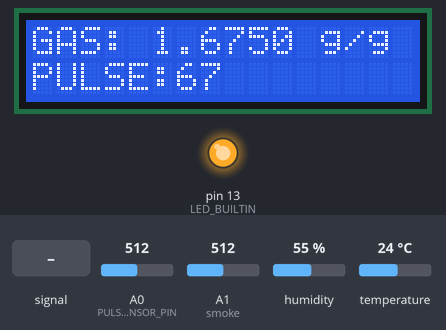
Bench run of a sketch on a simulated Arduino Uno, built with avr-gcc and run on an emulated ATmega328P. Parts: 16×2 character LCD, output pins drawn as LEDs (lit = HIGH). The inputs (shaded band) are chosen by the test bench; at power-on: humidity 55 %, A0 (PULSE_SENSOR_PIN) = 512, A1 (smoke) = 512, temperature 24 °C. The modem accepts every AT command (registered, SIM ready, sends succeed) and sends nothing else; what the sketch prints to the serial monitor is not drawn.

Above: at 2.3 s.
2.4 s: A0 (PULSE_SENSOR_PIN) fed a 1000 Hz sine of ±255 counts around its level
At 11.3 s:
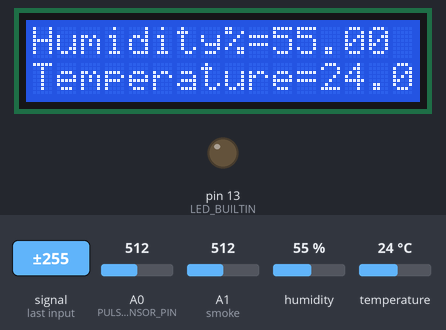
11.5 s: humidity set to 22 %
At 16.1 s:
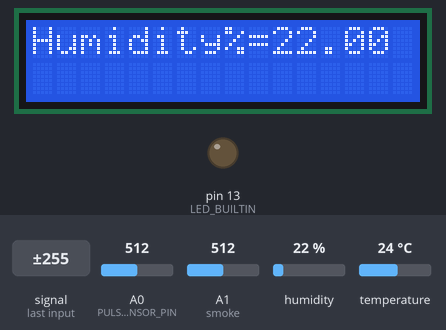
17.7 s: A0 (PULSE_SENSOR_PIN) set to 716
At 19.2 s:
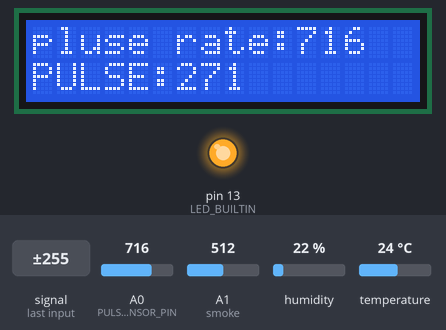
20.9 s: A1 (smoke) set to 716
At 25.9 s:
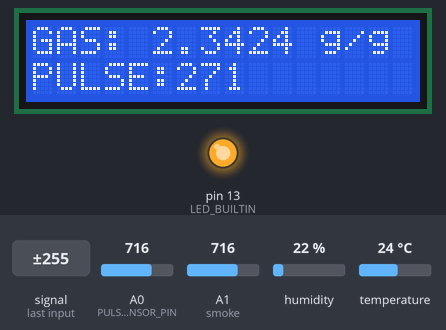
28.7 s: temperature set to 12 °C
At 33.8 s:
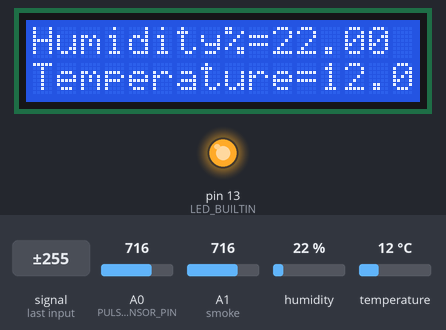
37.1 s: A0 (PULSE_SENSOR_PIN) fed a 200 Hz sine of ±81 counts around its level
At 43.9 s:
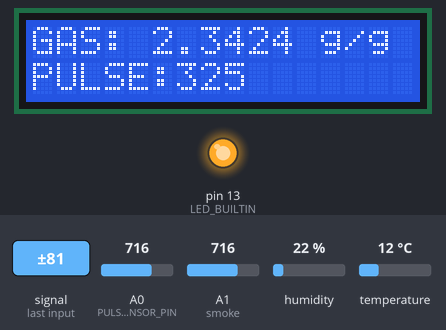
Timing chart, 0 to 45.0 s (numbered marks = the images above; inputs shaded):
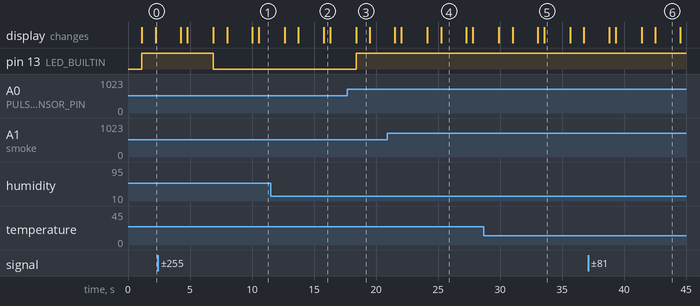

Measured:
- after the input at 2.4 s, pin 13 (LED_BUILTIN): HIGH → LOW after 4.5 s
- what the display in image 2 shows lasts 0.5 s, from 15.8 s to 16.3 s
- what the display in image 3 shows lasts 1.1 s, from 18.4 s to 19.5 s
- what the display in image 4 shows lasts 2.0 s, from 25.3 s to 27.3 s
- what the display in image 5 shows lasts 2.1 s, from 33.6 s to 35.7 s

The sketch:

IoT_based_Infant_incubator_system_code.ino
```cpp
/*
=====================================================
Project: IoT Based Infant Incubator Monitoring System
Description:
- Monitors Temperature, Humidity, Pulse & Gas levels
- Displays on LCD
- Sends data to ThingSpeak via ESP8266
=====================================================
*/

// ---------------- LIBRARIES ----------------
#include <LiquidCrystal.h>
#include <SoftwareSerial.h>
#include <dht11.h>

// ---------------- LCD SETUP ----------------
LiquidCrystal lcd(2, 3, 4, 5, 6, 7);

// ---------------- PIN DEFINITIONS ----------------
#define smoke A1
#define RX 9
#define TX 10
#define dht_apin 11   // DHT11 sensor pin

// ---------------- SENSOR OBJECT ----------------
dht11 dhtObject;

// ---------------- VARIABLES ----------------
int Signal;
int const PULSE_SENSOR_PIN = 0;
int Threshold = 510;

// ---------------- WIFI CONFIG ----------------
String AP = "elegant";       // WiFi Name
String PASS = "smartwork";   // WiFi Password
String API = "A6XK08TCIOPG5CLE";   // ThingSpeak API Key
String HOST = "api.thingspeak.com";
String PORT = "80";

// ---------------- CONTROL VARIABLES ----------------
int countTrueCommand;
int countTimeCommand;
boolean found = false;
int valSensor = 1;

// ---------------- ESP8266 SERIAL ----------------
SoftwareSerial esp8266(RX, TX);

// ---------------- SETUP ----------------
void setup()
{
  Serial.begin(9600);
  esp8266.begin(115200);

  pinMode(smoke, INPUT);
  pinMode(LED_BUILTIN, OUTPUT);

  lcd.begin(16, 2);
  lcd.clear();

  // Welcome Display
  lcd.setCursor(4, 0);
  lcd.clear();
  lcd.print("WELCOME");
  lcd.print("INFANT INCUBATOR");
  lcd.setCursor(0, 1);
  lcd.print("MONITORING IoT");

  // ESP8266 Initialization
  sendCommand("AT", 5, "OK");
  sendCommand("AT+CWMODE=1", 5, "OK");
  sendCommand("AT+CWJAP=\"" + AP + "\",\"" + PASS + "\"", 20, "OK");

  delay(1000);
}

// ---------------- MAIN LOOP ----------------
void loop()
{
  String getData = "GET /update?api_key=" + API
                   + "&field1=" + getTemperatureValue()
                   + "&field2=" + getHumidityValue()
                   + "&field3=" + getsmokeValue()
                   + "&field4=" + getpluse();

  sendCommand("AT+CIPMUX=1", 5, "OK");
  sendCommand("AT+CIPSTART=0,\"TCP\",\"" + HOST + "\"," + PORT, 15, "OK");
  sendCommand("AT+CIPSEND=0," + String(getData.length() + 4), 4, ">");

  esp8266.println(getData);
  delay(1500);

  countTrueCommand++;
  sendCommand("AT+CIPCLOSE=0", 5, "OK");
}

// ---------------- TEMPERATURE FUNCTION ----------------
String getTemperatureValue()
{
  dhtObject.read(dht_apin);

  Serial.print("Temperature(C)= ");

  lcd.setCursor(0, 1);
  lcd.print("Temperature=");

  float temp = dhtObject.temperature;

  Serial.println(temp);
  lcd.print(temp);

  delay(500);

  return String(temp);
}

// ---------------- HUMIDITY FUNCTION ----------------
String getHumidityValue()
{
  dhtObject.read(dht_apin);

  Serial.print(" Humidity in %=");

  lcd.clear();
  lcd.print("Humidity%=");

  float humidity = dhtObject.humidity;

  Serial.println(humidity);
  lcd.print(humidity);

  delay(500);

  return String(humidity);
}

// ---------------- PULSE FUNCTION ----------------
String getpluse()
{
  lcd.clear();

  Signal = analogRead(PULSE_SENSOR_PIN);

  int pulse;

  Serial.println(Signal);

  lcd.print("pluse rate:");
  lcd.print(Signal);

  lcd.setCursor(0, 1);
  lcd.print("PULSE:");
  lcd.print(Signal - 445);

  pulse = Signal - 445;

  if (Signal > Threshold)
  {
    digitalWrite(LED_BUILTIN, HIGH);
  }
  else
  {
    digitalWrite(LED_BUILTIN, LOW);
  }

  delay(1000);

  return String(pulse);
}

// ---------------- ESP8266 COMMAND FUNCTION ----------------
void sendCommand(String command, int maxTime, char readReplay[])
{
  Serial.print(countTrueCommand);
  Serial.print(". at command => ");
  Serial.print(command);
  Serial.print(" ");

  while (countTimeCommand < (maxTime * 1))
  {
    esp8266.println(command);

    if (esp8266.find(readReplay))
    {
      found = true;
      break;
    }

    countTimeCommand++;
  }

  if (found == true)
  {
    Serial.println("OYI");
    countTrueCommand++;
    countTimeCommand = 0;
  }

  if (found == false)
  {
    Serial.println("Fail");
    countTrueCommand = 0;
    countTimeCommand = 0;
  }

  found = false;
}

// ---------------- SMOKE SENSOR FUNCTION ----------------
String getsmokeValue()
{
  float adcValue = 0;

  for (int i = 0; i < 10; i++)
  {
    adcValue += analogRead(smoke);
    delay(10);
  }

  float v = (adcValue / 10) * (5.0 / 1024.0);
  float mgL = 0.67 * v;

  Serial.print("smoke:");
  Serial.print(mgL);
  Serial.print(" mg/L");

  lcd.setCursor(0, 0);
  lcd.print("GAS: ");
  lcd.print(mgL, 4);
  lcd.print(" g/g        ");

  delay(2000);

  return String(mgL);
}
```
